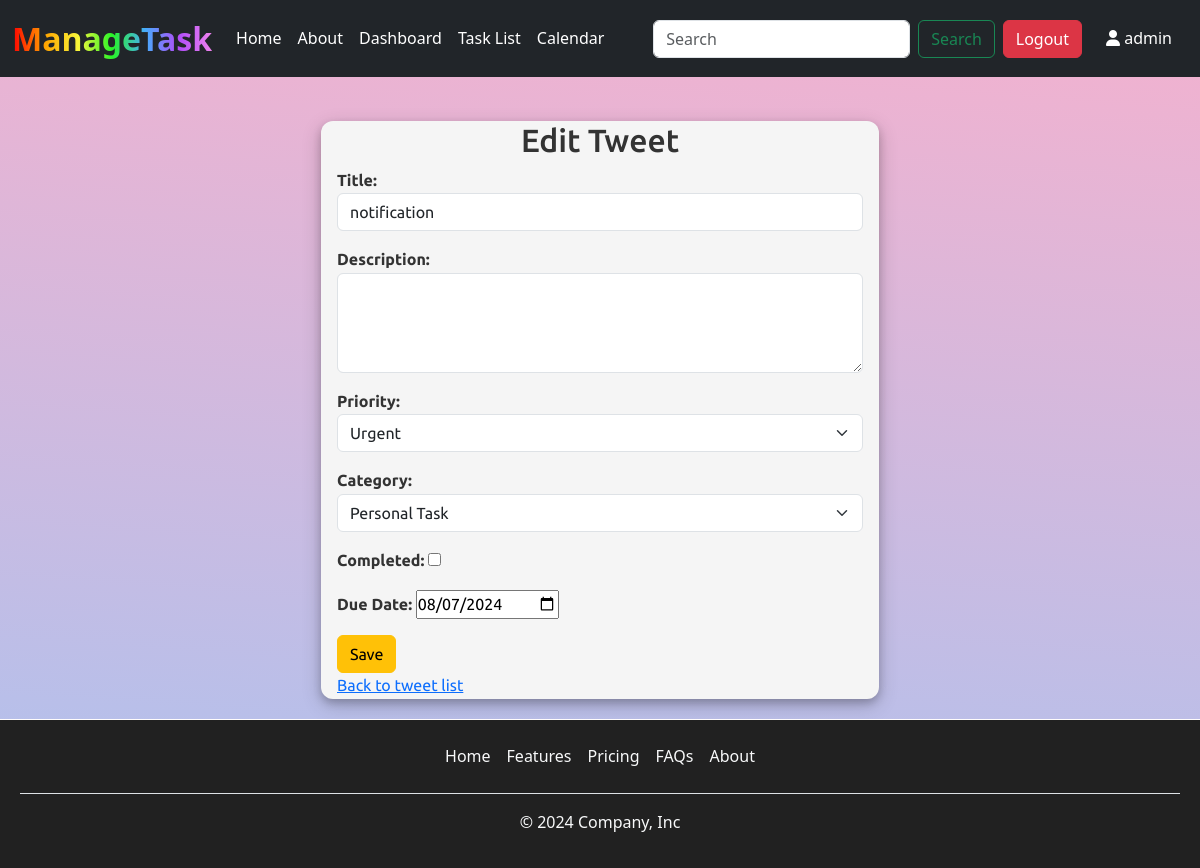
The page /home/38/task_update/ (signed in) on the database its author committed.
### taskmanage/models.py (models this page shows, shortened)
class Task(models.Model):
    user = models.ForeignKey(User,on_delete=models.CASCADE)
    title = models.CharField(max_length=200)
    description = models.TextField(blank=True,null=True)
    priority = models.ForeignKey(Priority, on_delete=models.CASCADE,default=1)
    category = models.ForeignKey(Category, on_delete=models.CASCADE,default=1)
    completed = models.BooleanField(default=False)
    due_date = models.DateField(null=True,blank=True)
    created_at = models.DateTimeField(default=timezone.now)
    updated_at = models.DateTimeField(auto_now=True)

### taskmanage/views.py (the view)
# urls.py: path('<int:task_id>/task_update/',views.task_update,name='task_update'),
@login_required
def task_update(request,task_id):
    task = get_object_or_404(Task,pk = task_id, user = request.user)
    if request.method == 'POST':
        form = TaskForm(request.POST,request.FILES,instance=task)
        if form.is_valid():
            task = form.save(commit=False)
            task.user = request.user
            task.save()
            return redirect('task_list')
    else:
        form = TaskForm(instance=task)
    return render(request,'task_update.html',{'form':form})

### taskmanage/forms.py
class TaskForm(forms.ModelForm):
    class Meta:
        model = Task
        fields = ['title','description','priority','category','completed','due_date']
        widgets = {
            'title': forms.TextInput(attrs={'class': 'form-control', 'placeholder':'Title'}),
            'description': forms.Textarea(attrs={'class': 'form-control descrip'}),
            'priority': forms.Select(attrs={'class': 'form-select'}),
            'category': forms.Select(attrs={'class': 'form-select'}),
            'due_date': forms.DateInput(attrs={'class': 'form-control'}),
        }
    due_date = forms.DateField(
        widget=forms.DateInput(attrs={'type': 'date'}),
        input_formats=['%Y-%m-%d', '%m/%d/%Y', '%m-%d-%Y'],
        label='Due Date'
    )

### taskmanage/models.py (called while the page is built)
    def __str__(self):
        return self.name

    def __str__(self):
        return self.category_name

### taskmanage/templates/task_update.html (shortened to what this page needs)
{% extends "layouts.html" %}
{% load static %}
{% load widget_tweaks %}
{% block content %}
<div class="dashboard">
    <div class="container mt-4 taskbtn">
        <div class="taskbtn1">
            <div class="heading">
                <h2>{% if form.instance.pk %}Edit Tweet {% else %}Task {% endif %}</h2>
            </div>
            <div class="form-group mx-3">
                <form method="post" enctype="multipart/form-data" class="form">
                    {{form.as_p}}
                    <button class="btn btn-warning" type="submit">Save</button>
                </form>
                <a href="{% url 'task_list' %}">Back to tweet list</a>
            </div>
        </div>
    </div>
</div>
{% endblock %}

### taskmanage/templates/layouts.html (shortened to what this page needs)
<!DOCTYPE html>
<html lang="en" data-bs-theme="light">
<head>
    {% load static %}
    <link href="https://cdn.jsdelivr.net/npm/bootstrap@5.3.3/dist/css/bootstrap.min.css" rel="stylesheet"
>
    <link rel="stylesheet" href="{% static 'css/style.css' %}">
    <link rel="stylesheet" href="https://cdnjs.cloudflare.com/ajax/libs/font-awesome/6.2.0/css/all.min.css" />
    <link href='https://cdn.jsdelivr.net/npm/fullcalendar@5.10.1/main.min.css' rel='stylesheet' />
</head>
<body>
    <div class="main">
        <nav class="navbar navbar-dark bg-dark navbar-expand-lg ">
            <div class="container-fluid">
                <a class="navbar-brand rainbow-text" href="{% url 'home' %}">ManageTask</a>
                <div class="collapse navbar-collapse" id="navbarSupportedContent">
                    <ul class="navbar-nav me-auto mb-2 mb-lg-0 ">
                        <li class="nav-item">
                            <a class="nav-link {% if request.resolver_match.url_name == 'home' %}active{% endif %}"  href="{% url 'home' %}">Home</a>
                        </li>
                        <li class="nav-item">
                            <a class="nav-link {% if request.resolver_match.url_name == 'about' %}active{% endif %}"  href="{% url 'about' %}">About</a>
                        </li>
                        <li class="nav-item">
                            <a class="nav-link {% if request.resolver_match.url_name == 'dashboard' %}active{% endif %}" href="{% url 'dashboard' %}">Dashboard</a>
                        </li>
                        <li class="nav-item">
                            <a class="nav-link {% if request.resolver_match.url_name == 'task_list' %}active{% endif %}"  href="{% url 'task_list' %}">Task List</a>
                        </li>
                        <li class="nav-item">
                            <a class="nav-link {% if request.resolver_match.url_name == 'task_event_view' %}active{% endif %}" href="{% url 'task_event_view' %}">Calendar</a>
                        </li>
                    </ul>
                    <form class="d-flex" role="search">
                        <input class="form-control me-2" type="search" placeholder="Search" aria-label="Search">
                        <button class="btn btn-outline-success" type="submit">Search</button>
                    </form>
                    {% if user.is_authenticated %}
                    <form method="post" action="{% url 'logout' %}">
                        <button class="btn btn-danger mx-2" type="submit">Logout</button>
                    </form>
                    <a class="user1"><i class="fa-solid fa-user"></i> {{user}}</a>
                    {% else %}
                    <a href="{% url 'register' %}" class="btn btn-primary mx-2">Register</a>
                    <a href="{% url 'login' %}" class="btn btn-success mx-2">Login</a>
                    {% endif %}
                </div>
            </div>
        </nav>
        <div class="container-main">
            {% block content%}
            {% endblock %}
        </div>
        <footer class="py-3">
            <ul class="nav justify-content-center border-bottom pb-3 mb-3 ">
                <li class="nav-item"><a href="#" class="nav-link px-2 text-light">Home</a></li>
                <li class="nav-item"><a href="#" class="nav-link px-2 text-light">Features</a></li>
                <li class="nav-item"><a href="#" class="nav-link px-2 text-light">Pricing</a></li>
                <li class="nav-item"><a href="#" class="nav-link px-2 text-light">FAQs</a></li>
                <li class="nav-item"><a href="#" class="nav-link px-2 text-light">About</a></li>
            </ul>
            <p class="text-center text-light">© 2024 Company, Inc</p><p class="visit">{% if user.is_authenticated %}{% else %}Total visits: {{ visit_count }}{% endif %}</p>
        </footer>
    </div>
</body>
</html>

### static/css/style.css (style rules this page uses)
* { margin: 0; padding: 0; box-sizing: border-box; }
body { color: #333; line-height: 1.6; }
.user1 { color: white; text-decoration: none; margin: 1rem; }
.main { display: flex; flex-direction: column; min-height: 100vh; background: rgb(2,0,36); background: linear-gradient(4deg, rgba(2,0,36,1) 0%, rgb(172, 194, 239) 0%, rgba(245,177,206,1) 100%); }
.dashboard { flex: 1; padding: 20px; }
footer { width: 100%; background-color: #212121; padding: 20px; text-align: center; border-top: 1px solid #fffcfc; margin-top: auto; z-index: 1; position: relative; }
.rainbow-text { background-image: linear-gradient(to left, violet, rgb(177, 77, 249), rgb(71, 171, 252), rgb(40, 243, 40), rgb(247, 247, 59), orange, red); -webkit-background-clip: text; background-clip: text; -webkit-text-fill-color: transparent; font-weight: bolder; font-size: xx-large; }
.container { font-family: "Ubuntu", sans-serif; }
.taskbtn { display: flex; justify-content: center; }
.taskbtn1 { width: 50%; background-color: whitesmoke; border-radius: 12px; box-shadow: 0 4px 8px 0 rgba(0, 0, 0, 0.2), 0 6px 20px 0 rgba(0, 0, 0, 0.19); }
.heading { text-align: center; }
textarea { height: 100px; }
label { font-weight: 600; }
html { scroll-behavior: smooth; }
.navbar a { color: #fff; }

### rows shown on the page
Task: title "notification", priority "Urgent", category "Personal Task", due_date "08/07/2024"

### other values the page prints
{{ user }} "admin"
